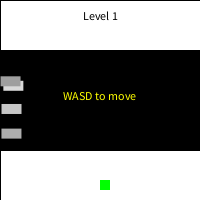
Frame 1 (no input)
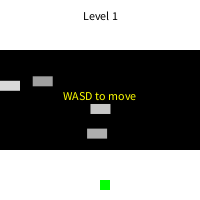
Frame 60 (the mouse pressed at the canvas centre just before this capture)
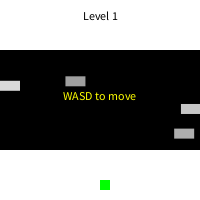
Frame 120 (the mouse held since frame 60 and released just before this capture)

The Processing sketch that drew these frames (run headless with seeded random() and noise(); from frame 60 on, the mouse is pressed at the canvas centre):

// Processing sketch: game_oop
// ── game_oop.pde
Car[] cars = new Car[4];
Frog frog;
UI ui;

color bgColor = color(255);
color roadColor = color(0);
boolean won, started;
int level = 1;

void setup() {
  size(200,200);
  for (int i=0;i<cars.length;i++){
    cars[i] = new Car();
  }
  frog = new Frog(100, 180);
  ui = new UI();
}

void draw() {
  fill(bgColor);
  rect(0,0,width,height);
  fill(roadColor);
  rect(0, 50, width, 100);

  for (int i=0;i<cars.length;i++){
    cars[i].drive();
    cars[i].display();

    if(frog.hit(cars[i]) == true){ // CHECK IF FROG WAS HIT BY A CAR
      frog.dead = true; // THIS WILL TRIGGER GAME OVER BELOW
    }
  }

  if(frog.dead == false){ // ONLY SHOW FROG IF YOU ARE ALIVE, OTHERWISE... GAMEOVER
    frog.display();
  }else{
    gameOver();
  }
  
  if (frog.ypos < 40){ // YOU CROSSED THE ROAD
    youWin();
  }

  // DISPLAY UI TEXT
  ui.currentLevel();
  if (frog.dead == true){
    ui.lose();
  }
  if (won == true){
    ui.win();
  }
  if(started == false){
    ui.instructions();
  }
}

void gameOver(){
  bgColor = color(255,0,0, 25);
  roadColor = color(0,0,0, 25);
}

void youWin(){
  bgColor = color(0,0,255, 25);
  roadColor = color(0,0,0, 25);
  won = true;
}

void restart(){ // RESTART GAME ONCE DEAD
  level = 1;
  frog.xpos = 100;
  frog.ypos = 180;
  frog.dead = false; 
  bgColor = color(255);
  roadColor = color(0);

  for (int i=0;i<cars.length;i++){
    cars[i].reset(level);
  }
}

void levelUp(){ // NEXT LEVEL
  level++;
  frog.xpos = 100;
  frog.ypos = 180;
  won = false;
  bgColor = color(255);
  roadColor = color(0);

  for (int i=0;i<cars.length;i++){
    cars[i].reset(level);
  }
}

void keyPressed(){
  if(won == false && frog.dead == false){
    if(key=='w'){
      frog.moveY(-1);
    } else if (key=='s'){
      frog.moveY(1);
    } else if(key=='a'){
      frog.moveX(-1);
    } else if (key=='d'){
      frog.moveX(1);
    }
  }

  if (won == true){
    if(key == ' '){
      levelUp();
    }
  }

  if (frog.dead == true){
    if(key == ' '){
      restart();
    }
  }
  started = true;
}
// ── Car.pde
class Car { 
  color c;
  float xpos;
  float ypos;
  float xspeed;
  float w;
  float h;

  Car() { 
    c = color(random(150, 255));
    xpos = 0;
    ypos = random(height-120)+60;
    xspeed = random(3) + .5;
    w = 20;
    h = 10;
  }

  void display() {
    noStroke();
    fill(c);
    rect(xpos,ypos, w, h);
  }

  void drive() {
    xpos = xpos + xspeed;
    if (xpos > width) {
      xpos = 0;
    }
  }

  void reset(float velocity) {
    xspeed = random(3) + velocity/2;
    ypos = random(height-120)+60;
    xpos = 0;
  }
}
// ── Frog.pde
class Frog {
  float xpos, ypos, speed, w, h;
  boolean dead;

  Frog(float tempX, float tempY){
    xpos = tempX;
    ypos = tempY;
    speed = 5;
    w = 10;
    h = 10;
  }

  boolean hit(Car car){
    if ((xpos+w >= car.xpos && xpos+w <= car.xpos + car.w || xpos >= car.xpos && xpos <= car.xpos + car.w) && (ypos+h >= car.ypos && ypos+h <= car.ypos + car.h || ypos >= car.ypos && ypos <= car.ypos + car.h)){
      return true;
    } else {
      return false;
    }
  }

  void moveX(float xstep){
    xpos += xstep * speed;
  }

  void moveY(float ystep){
    ypos += ystep * speed;
  }

  void display(){
    noStroke();
    fill(0,255,0);
    rect(xpos, ypos, w, h);
  }
}
// ── UI.pde
class UI{
  color textColor;
  UI(){
    textColor = color(255,255,0);
  }

  void lose(){
    fill(textColor);
    text("ashes to ashes, etc.\nclick space to restart" , width/2, height/2);
  }

  void win(){
    fill(textColor);
    text("the world is mine!\nclick space to continue" , width/2, height/2);
  }

  void currentLevel(){
    fill(0);
    textAlign(CENTER);
    text("Level " + level, width/2, 20);
  }

  void instructions(){
    fill(textColor);
    textAlign(CENTER);
    text("WASD to move" , width/2, height/2);
  }
}
